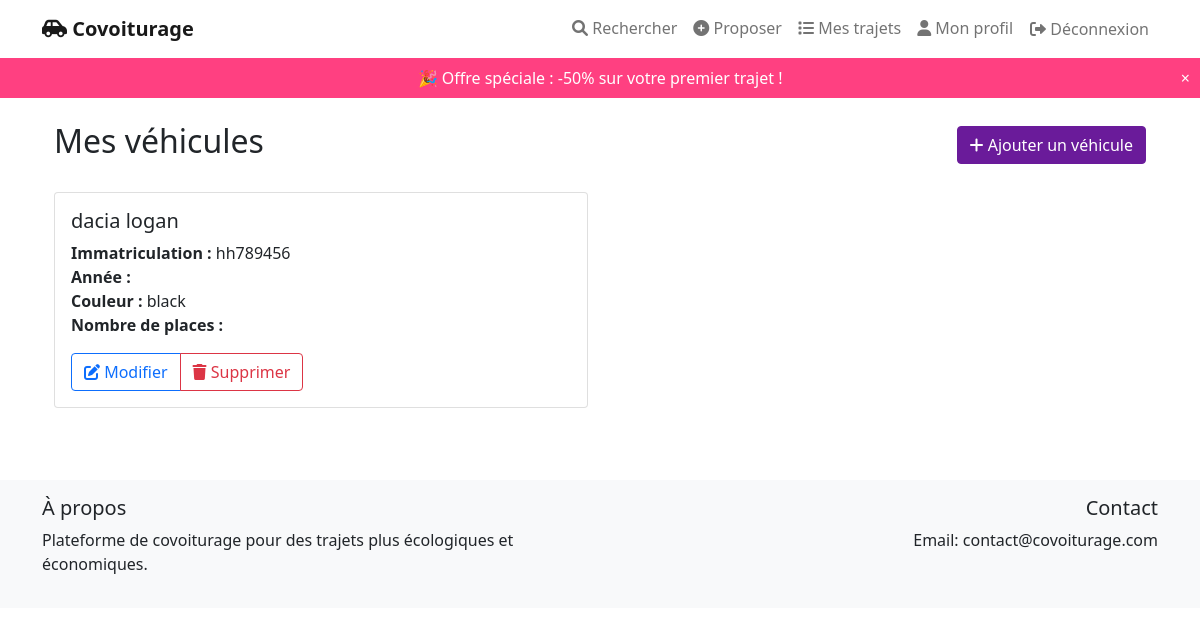
The page /vehicles/ (signed in) on the database its author committed.
### rides/models.py (models this page shows, shortened)
class Vehicle(models.Model):
    driver = models.ForeignKey(User, on_delete=models.CASCADE)
    brand = models.CharField(max_length=50)
    model = models.CharField(max_length=50)
    color = models.CharField(max_length=30)
    license_plate = models.CharField(max_length=10)
    number_of_seats = models.IntegerField(validators=[MinValueValidator(1)])
    comfort_features = models.TextField(blank=True)

### rides/views.py (the view)
# urls.py: path('vehicles/', views.vehicle_list, name='vehicle_list'),
@login_required
def vehicle_list(request):
    if not request.user.groups.filter(name='Conducteurs').exists():
        messages.error(request, 'Cette page est réservée aux conducteurs.')
        return redirect('rides:dashboard')
    vehicles = Vehicle.objects.filter(driver=request.user)
    return render(request, 'rides/vehicle_list.html', {'vehicles': vehicles})

### rides/templates/rides/vehicle_list.html (shortened to what this page needs)
{% extends 'base.html' %}
{% block content %}
<div class="container mt-4">
    <div class="d-flex justify-content-between align-items-center mb-4">
        <h2>Mes véhicules</h2>
        <a href="{% url 'rides:vehicle_create' %}" class="btn btn-primary">
            <i class="fas fa-plus"></i> Ajouter un véhicule
        </a>
    </div>
    {% if vehicles %}
        <div class="row">
            {% for vehicle in vehicles %}
                <div class="col-md-6 mb-4">
                    <div class="card">
                        <div class="card-body">
                            <h5 class="card-title">{{ vehicle.brand }} {{ vehicle.model }}</h5>
                            <p class="card-text">
                                <strong>Immatriculation :</strong> {{ vehicle.license_plate }}<br>
                                <strong>Année :</strong> {{ vehicle.year }}<br>
                                <strong>Couleur :</strong> {{ vehicle.color }}<br>
                                <strong>Nombre de places :</strong> {{ vehicle.seats }}
                            </p>
                            <div class="btn-group">
                                <a href="{% url 'rides:vehicle_edit' vehicle.pk %}" class="btn btn-outline-primary">
                                    <i class="fas fa-edit"></i> Modifier
                                </a>
                                <a href="{% url 'rides:vehicle_delete' vehicle.pk %}" class="btn btn-outline-danger">
                                    <i class="fas fa-trash"></i> Supprimer
                                </a>
                            </div>
                        </div>
                    </div>
                </div>
            {% endfor %}
        </div>
    {% else %}
        <div class="alert alert-info">
            Vous n'avez pas encore ajouté de véhicule. Cliquez sur "Ajouter un véhicule" pour commencer.
        </div>
    {% endif %}
</div>
{% endblock %}

### templates/base.html (style rules this page uses)
.btn-primary { background-color: #6a1b9a; border-color: #6a1b9a; }

### rows shown on the page
Vehicle: brand "dacia", model "logan", license_plate "hh789456", color "black"
